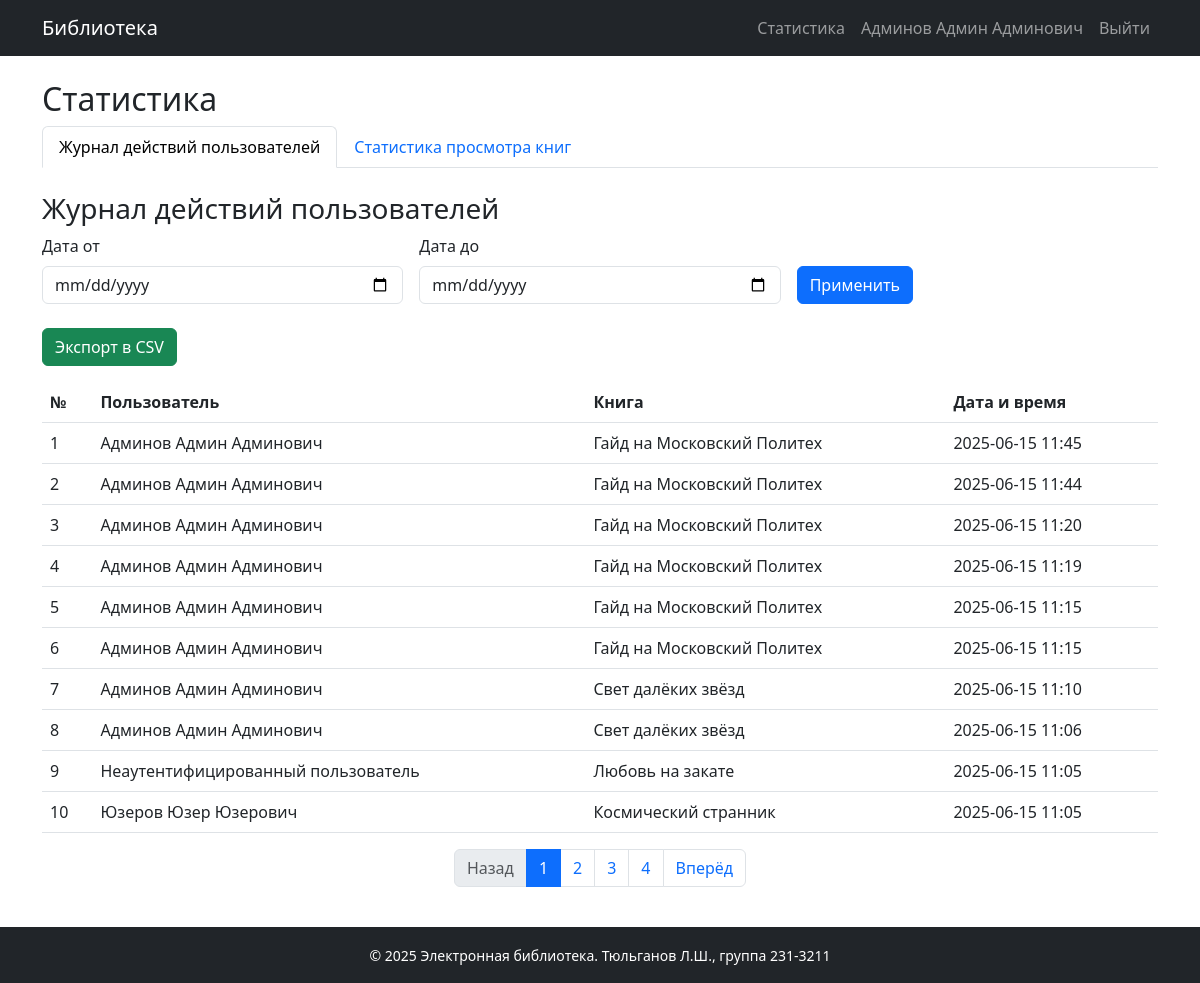
The page /statistics (signed in) on the database its author committed.
### models.py (models this page shows, shortened)
class User(db.Model, UserMixin):
    id = db.Column(db.Integer, primary_key=True)
    username = db.Column(db.String(64), unique=True, nullable=False)
    password_hash = db.Column(db.String(128), nullable=False)
    last_name = db.Column(db.String(64), nullable=False)
    first_name = db.Column(db.String(64), nullable=False)
    middle_name = db.Column(db.String(64), nullable=True)
    role_id = db.Column(db.Integer, db.ForeignKey('role.id'), nullable=False)
    reviews = db.relationship('Review', backref='user', lazy=True)
    view_history = db.relationship('ViewHistory', backref='user', lazy=True)
    def full_name(self):
        return f"{self.last_name} {self.first_name} {self.middle_name or ''}".strip()

class ViewHistory(db.Model):
    id = db.Column(db.Integer, primary_key=True)
    book_id = db.Column(db.Integer, db.ForeignKey('book.id', ondelete='CASCADE'), nullable=False)
    user_id = db.Column(db.Integer, db.ForeignKey('user.id', ondelete='CASCADE'), nullable=True)
    session_id = db.Column(db.String(36), nullable=False)
    timestamp = db.Column(db.DateTime, default=datetime.utcnow, nullable=False)
    __table_args__ = (
        db.UniqueConstraint('book_id', 'user_id', 'session_id', 'timestamp', name='uix_view_limit'),
    )

class Book(db.Model):
    id = db.Column(db.Integer, primary_key=True)
    title = db.Column(db.String(128), nullable=False)
    description = db.Column(db.Text, nullable=False)
    year = db.Column(db.Integer, nullable=False)
    publisher = db.Column(db.String(128), nullable=False)
    author = db.Column(db.String(128), nullable=False)
    pages = db.Column(db.Integer, nullable=False)
    genres = db.relationship('Genre', secondary=book_genres, back_populates='books')
    cover = db.relationship('Cover', backref='book', uselist=False, cascade="all, delete")
    reviews = db.relationship('Review', backref='book', cascade="all, delete")
    view_history = db.relationship('ViewHistory', backref='book', cascade="all, delete")

### app.py (the view, shortened to what this page needs)
@app.route('/statistics', methods=['GET'])
@login_required
def statistics():
    if current_user.role.name != 'Администратор':
        flash('У вас недостаточно прав для выполнения данного действия.', 'danger')
        return redirect(url_for('index'))
    tab = request.args.get('tab', 'logs')
    page = request.args.get('page', 1, type=int)
    date_from = request.args.get('date_from')
    date_to = request.args.get('date_to')
    form = DateRangeForm(date_from=date_from, date_to=date_to)
    if tab == 'logs':
        query = ViewHistory.query.order_by(ViewHistory.timestamp.desc())
        if date_from:
            query = query.filter(ViewHistory.timestamp >= datetime.strptime(date_from, '%Y-%m-%d'))
        if date_to:
            query = query.filter(ViewHistory.timestamp <= datetime.strptime(date_to, '%Y-%m-%d') + timedelta(days=1))
        view_logs = query.paginate(page=page, per_page=10)
        return render_template('statistics.html', active_tab='logs', view_logs=view_logs, form=form)

### forms.py (shortened to what this page needs)
class DateRangeForm(FlaskForm):
    date_from = DateField('Дата от', validators=[Optional()])
    date_to = DateField('Дата до', validators=[Optional()])
    submit = SubmitField('Применить')

### app.py (called while the page is built)
@login_manager.user_loader
def load_user(user_id):
    return User.query.get(int(user_id))

### templates/statistics.html (shortened to what this page needs)
{% extends "base.html" %}
{% block content %}
<h2>Статистика</h2>
<ul class="nav nav-tabs mb-4">
  <li class="nav-item">
    <a class="nav-link {% if active_tab == 'logs' %}active{% endif %}" href="{{ url_for('statistics', tab='logs') }}">Журнал действий пользователей</a>
  </li>
  <li class="nav-item">
    <a class="nav-link {% if active_tab == 'stats' %}active{% endif %}" href="{{ url_for('statistics', tab='stats') }}">Статистика просмотра книг</a>
  </li>
</ul>
{% if active_tab == 'logs' %}
  <h3>Журнал действий пользователей</h3>
  <form method="GET" class="mb-4">
    <div class="row g-3">
      <div class="col-md-4">
        {{ form.date_from.label(class="form-label") }}
        {{ form.date_from(class="form-control") }}
      </div>
      <div class="col-md-4">
        {{ form.date_to.label(class="form-label") }}
        {{ form.date_to(class="form-control") }}
      </div>
      <div class="col-md-4 align-self-end">
        {{ form.submit(class="btn btn-primary") }}
      </div>
    </div>
  </form>
  <a href="{{ url_for('export_logs_csv') }}" class="btn btn-success mb-3">Экспорт в CSV</a>
  <table class="table">
    <thead>
      <tr>
        <th>№</th>
        <th>Пользователь</th>
        <th>Книга</th>
        <th>Дата и время</th>
      </tr>
    </thead>
    <tbody>
      {% for view in view_logs.items %}
      <tr>
        <td>{{ loop.index + (view_logs.page - 1) * view_logs.per_page }}</td>
        <td>{{ view.user.full_name() if view.user else 'Неаутентифицированный пользователь' }}</td>
        <td>{{ view.book.title }}</td>
        <td>{{ view.timestamp.strftime('%Y-%m-%d %H:%M') }}</td>
      </tr>
      {% endfor %}
    </tbody>
  </table>
  <nav aria-label="Page navigation">
    <ul class="pagination justify-content-center">
      {% if view_logs.has_prev %}
        <li class="page-item">
          <a class="page-link" href="{{ url_for('statistics', tab='logs', page=view_logs.prev_num, date_from=form.date_from.data, date_to=form.date_to.data) }}">Назад</a>
        </li>
      {% else %}
        <li class="page-item disabled"><span class="page-link">Назад</span></li>
      {% endif %}
      {% for page_num in view_logs.iter_pages() %}
        {% if page_num %}
          {% if page_num == view_logs.page %}
            <li class="page-item active"><span class="page-link">{{ page_num }}</span></li>
          {% else %}
            <li class="page-item"><a class="page-link" href="{{ url_for('statistics', tab='logs', page=page_num, date_from=form.date_from.data, date_to=form.date_to.data) }}">{{ page_num }}</a></li>
          {% endif %}
        {% else %}
          <li class="page-item disabled"><span class="page-link">...</span></li>
        {% endif %}
      {% endfor %}
      {% if view_logs.has_next %}
        <li class="page-item">
          <a class="page-link" href="{{ url_for('statistics', tab='logs', page=view_logs.next_num, date_from=form.date_from.data, date_to=form.date_to.data) }}">Вперёд</a>
        </li>
      {% else %}
        <li class="page-item disabled"><span class="page-link">Вперёд</span></li>
      {% endif %}
    </ul>
  </nav>
{% endif %}
{% endblock %}

### templates/base.html (shortened to what this page needs)
<!doctype html>
<html lang="ru">
<head>
  <link href="https://cdn.jsdelivr.net/npm/bootstrap@5.3.0/dist/css/bootstrap.min.css" rel="stylesheet">
</head>
<body class="d-flex flex-column min-vh-100">
<nav class="navbar navbar-expand-lg navbar-dark bg-dark mb-4">
  <div class="container">
    <a class="navbar-brand" href="{{ url_for('index') }}">Библиотека</a>
    <div class="collapse navbar-collapse" id="navbarNav">
      <ul class="navbar-nav ms-auto">
        {% if current_user.is_authenticated %}
          {% if current_user.role and current_user.role.name == 'Администратор' %}
          <li class="nav-item">
            <a class="nav-link" href="{{ url_for('statistics') }}">Статистика</a>
          </li>
          {% endif %}
          <li class="nav-item">
            <span class="nav-link">{{ current_user.full_name() }}</span>
          </li>
          <li class="nav-item">
            <a class="nav-link" href="{{ url_for('logout') }}">Выйти</a>
          </li>
        {% else %}
          <li class="nav-item">
            <a class="nav-link" href="{{ url_for('login') }}">Войти</a>
          </li>
        {% endif %}
      </ul>
    </div>
  </div>
</nav>
<div class="container mb-4 flex-grow-1">
  {% block content %}{% endblock %}
</div>
<footer class="bg-dark text-white mt-auto py-3">
  <div class="container text-center">
    <small>© 2025 Электронная библиотека. Тюльганов Л.Ш., группа 231-3211</small>
  </div>
</footer>
</body>
</html>

### rows shown on the page
User: full_name "Админов Админ Админович"
ViewHistory: user "Админов Админ Админович", book "Гайд на Московский Политех", timestamp "2025-06-15 11:45"
ViewHistory: user "Админов Админ Админович", book "Гайд на Московский Политех", timestamp "2025-06-15 11:44"
ViewHistory: user "Админов Админ Админович", book "Гайд на Московский Политех", timestamp "2025-06-15 11:20"
ViewHistory: user "Админов Админ Админович", book "Гайд на Московский Политех", timestamp "2025-06-15 11:19"
ViewHistory: user "Админов Админ Админович", book "Гайд на Московский Политех", timestamp "2025-06-15 11:15"
ViewHistory: user "Админов Админ Админович", book "Гайд на Московский Политех", timestamp "2025-06-15 11:15"
ViewHistory: user "Админов Админ Админович", book "Свет далёких звёзд", timestamp "2025-06-15 11:10"
ViewHistory: user "Админов Админ Админович", book "Свет далёких звёзд", timestamp "2025-06-15 11:06"
ViewHistory: user "Неаутентифицированный пользователь", book "Любовь на закате", timestamp "2025-06-15 11:05"
ViewHistory: user "Юзеров Юзер Юзерович", book "Космический странник", timestamp "2025-06-15 11:05"

### other values the page prints
{{ page_num }} "1"
{{ page_num }} "2" "3" "4"
